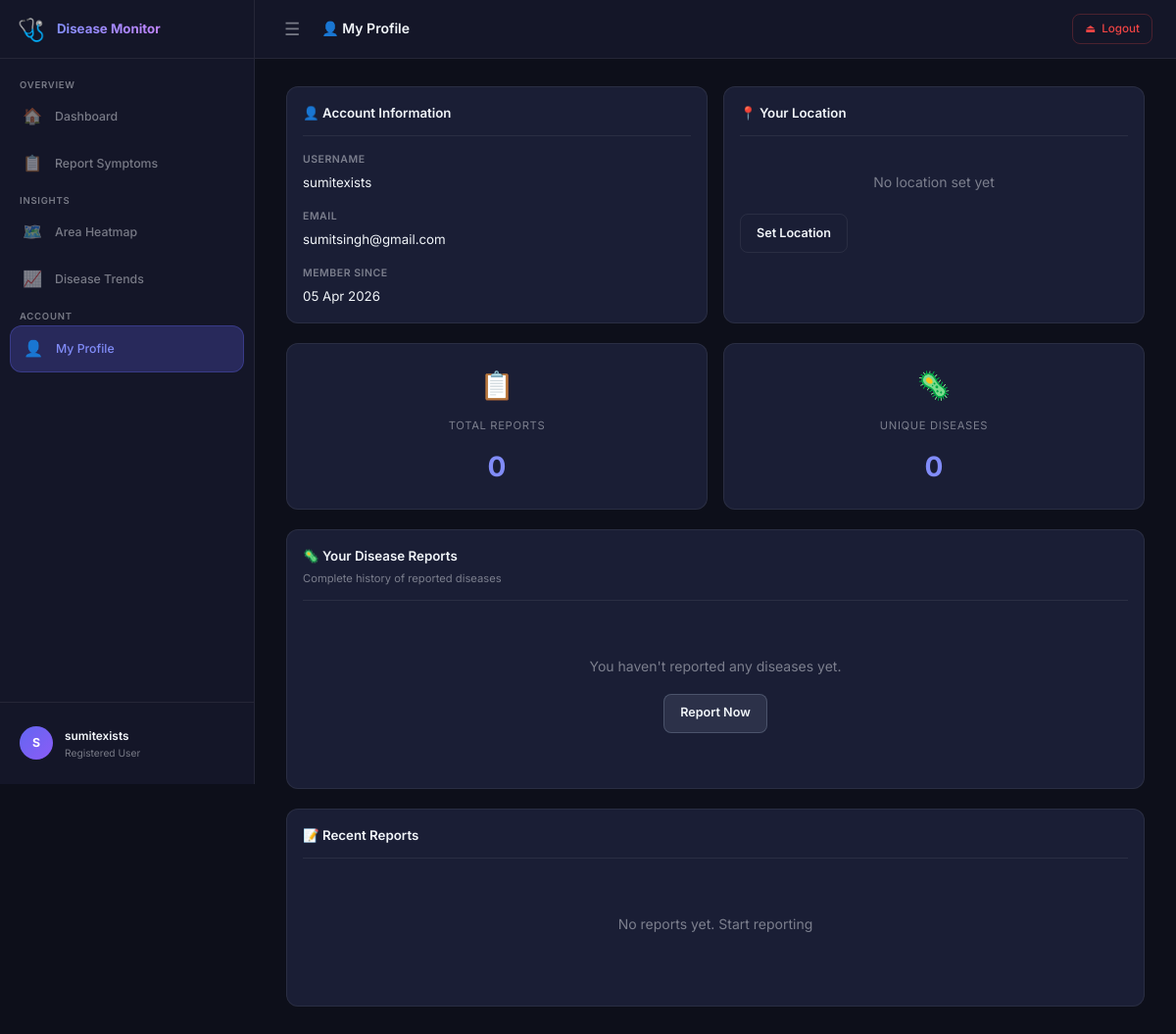
The app's page /profile/ (signed in), older data.
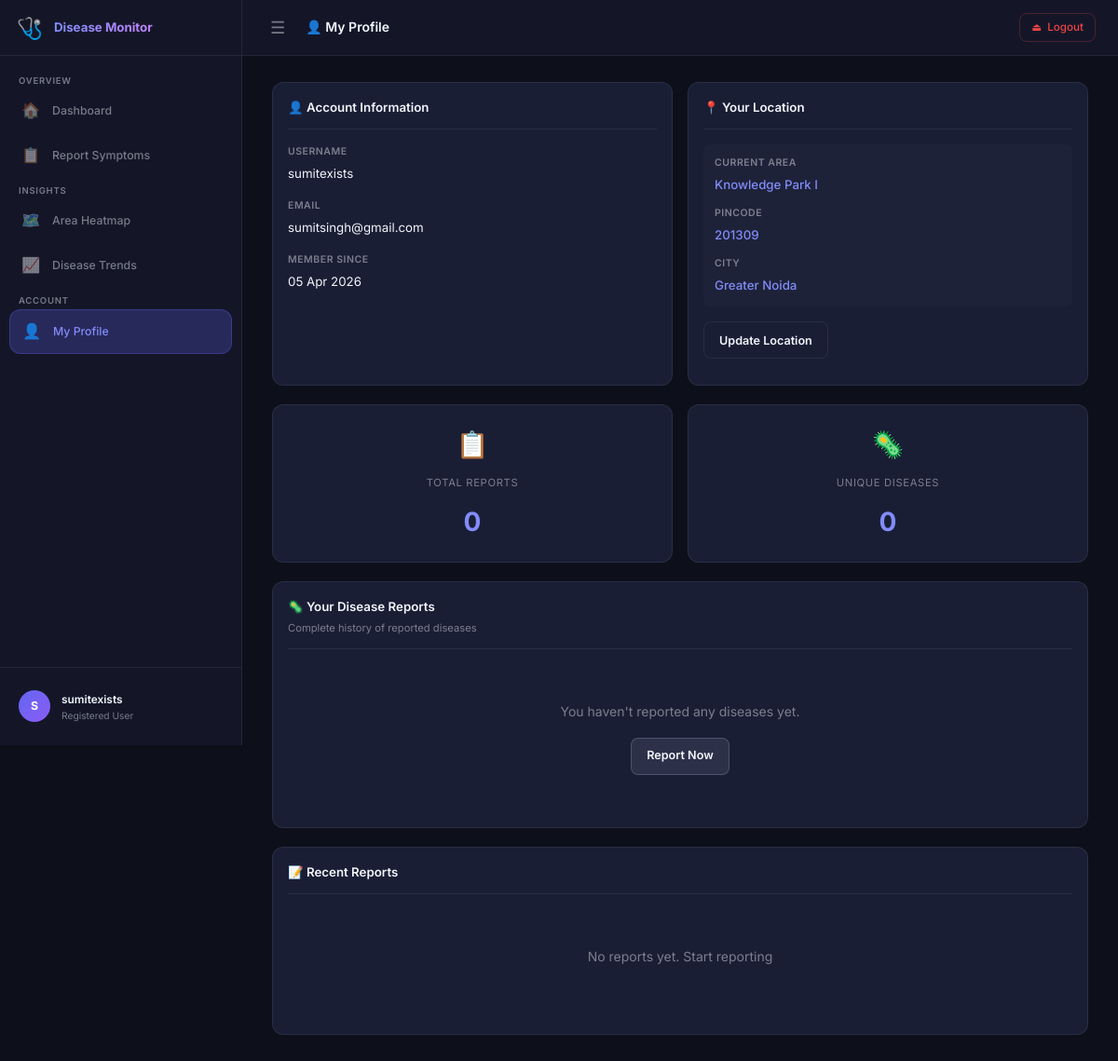
The same page, newer data.
### doctor/models.py (models this page shows, shortened)
class Area(models.Model):
    pincode = models.CharField(
        max_length=6,
        blank=True,
        default="",
        help_text="6-digit NCR pincode of the user's location.",
    )
    area = models.CharField(
        max_length=200,
        blank=True,
        default="",
        help_text="Locality / area derived from the pincode.",
    )

### doctor/views.py (the view, shortened to what this page needs)
# urls.py: path("profile/", views.user_profile, name="user_profile"),
@login_required
def user_profile(request):
    user = request.user
    current_area = user.area if user.area else None
    if current_area is None:
        latest_report = (
            SymptomReport.objects.filter(user=user)
            .select_related("area")
            .order_by("-created_at")
            .first()
        )
        if latest_report and latest_report.area_id:
            current_area = latest_report.area
            user.area = current_area
            user.save(update_fields=["area"])
    current_city = "-"
    if current_area:
        current_city = NCR_PINCODES.get(current_area.pincode, {}).get("city", "-")
    form_pincode = current_area.pincode if current_area else ""
    form_area = current_area.area if current_area else ""
    location_form_locked = True
    pincode_choices = NCR_PINCODES
    error = None
    success = None
    user_reports = SymptomReport.objects.filter(user=user).order_by("-created_at")
    disease_summary = {}
    for disease_name, data in disease_summary.items():
        data["severity_levels"] = sorted(list(data["severity_levels"]))
    context = {
        "user": user,
        "current_area": current_area,
        "current_city": current_city,
        "form_pincode": form_pincode,
        "form_area": form_area,
        "location_form_locked": location_form_locked,
        "pincode_choices": pincode_choices,
        "error": error,
        "success": success,
        "user_reports": user_reports[:20],
        "disease_summary": sorted(
            disease_summary.items(),
            key=lambda x: x[1]["last_reported"],
            reverse=True
        ),
        "total_reports": user_reports.count(),
        "unique_diseases": len(disease_summary),
    }
    return render(request, "doctor/profile.html", context)

### doctor/templates/doctor/profile.html (shortened to what the changed rows need)
{% extends "doctor/layout.html" %}
{% load static %}
{% block extra_css %}
<link rel="stylesheet" href="{% static 'doctor/css/profile.css' %}" />
{% endblock %}
{% block content %}
<section class="profile-layout">
  <div class="profile-grid">
    <article class="card location-card">
      <div class="card-header">
        <div class="card-title">📍 Your Location</div>
      </div>
      {% if current_area %}
      <div class="location-display">
        <div class="location-item">
          <span class="location-label">Current Area</span>
          <span class="location-value">{{ current_area.area }}</span>
        </div>
        <div class="location-item">
          <span class="location-label">Pincode</span>
          <span class="location-value">{{ current_area.pincode }}</span>
        </div>
        <div class="location-item">
          <span class="location-label">City</span>
          <span class="location-value">{{ current_city }}</span>
        </div>
      </div>
      {% else %}
      <div class="no-location">
        <p style="color: var(--text-muted); text-align: center;">No location set yet</p>
      </div>
      {% endif %}
      <button type="button" id="open-location-form-btn" class="btn btn-outline">{% if current_area %}Update Location{% else %}Set Location{% endif %}</button>
    </article>
  </div>
</section>
{% endblock %}

Row changes from the older to the newer data that the page shows:
added Area: area "Knowledge Park I", pincode "201309"
Text that changed along with them:
{{ current_city }}: (not shown) → "Greater Noida"
text no longer shown: "No location set yet Set Location"
text now shown: "CURRENT AREA PINCODE CITY Update Location"
